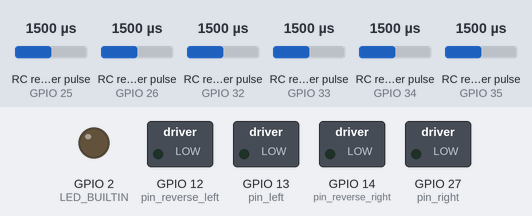
This sketch was run on a simulated ESP32. Parts: switched loads named in the sketch (green lamp = pin HIGH), output pins drawn as LEDs (lit = HIGH). Wiring (inferred from the names in the program): 6 × RC receiver channel: data GPIO 25 / data GPIO 26 / data GPIO 32 / data GPIO 33 / data GPIO 34 / data GPIO 35. Inputs (shaded band) come from the test bench; at power-on: RC receiver pulse (sensors on GPIO 34, GPIO 25, GPIO 35, GPIO 26, GPIO 32, GPIO 33) 1500 µs. What the sketch prints to the serial monitor is not drawn.

Above: at 1.2 s.
1.3 s: RC receiver pulse (sensor on GPIO 34) set to 1020 µs
At 3.1 s:
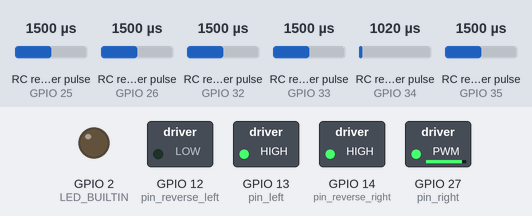
4.3 s: RC receiver pulse (sensor on GPIO 25) set to 1509 µs
At 5.6 s:
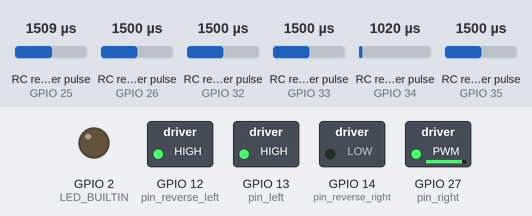
7.3 s: RC receiver pulse (sensor on GPIO 35) set to 1750 µs
At 8.2 s:
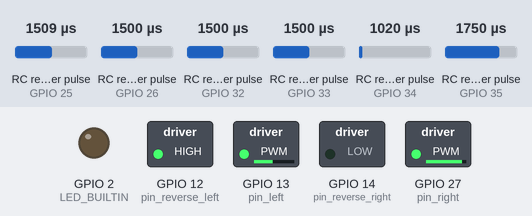
9.0 s: RC receiver pulse (sensor on GPIO 26) set to 1507 µs
At 10.0 s:
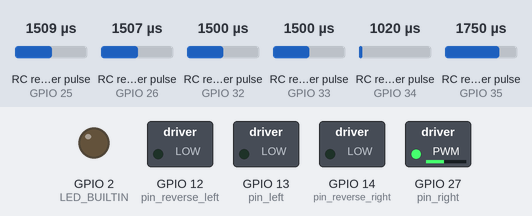
10.7 s: RC receiver pulse (sensor on GPIO 32) set to 1592 µs
12.2 s: RC receiver pulse (sensor on GPIO 32) set to 1609 µs
At 13.6 s:
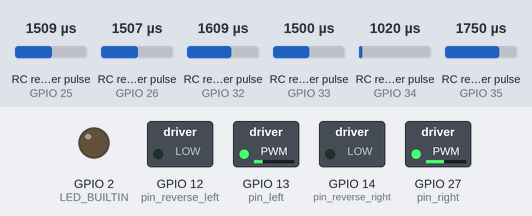
Timing chart, 0 to 14.7 s (numbered marks = the images above; inputs shaded):
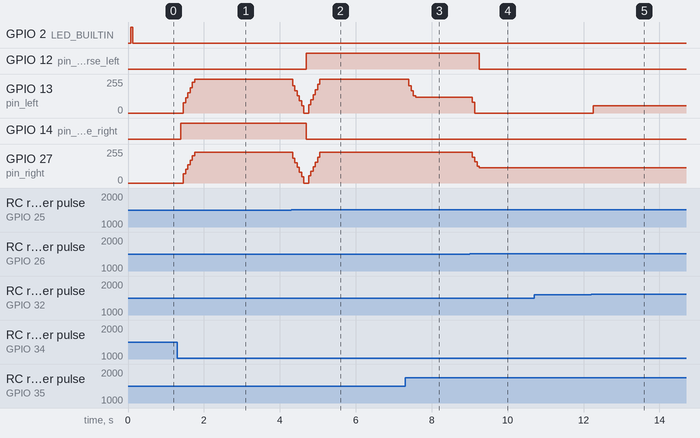

Measured:
- the behaviour switches between 1500 and 1501 µs on RC receiver pulse (sensor on GPIO 25) (found by bisection; images 1 and 2)
- the behaviour switches between 1500 and 1501 µs on RC receiver pulse (sensor on GPIO 26) (found by bisection; images 3 and 4)
- the behaviour switches between 1599 and 1600 µs on RC receiver pulse (sensor on GPIO 32) (found by bisection; images 4 and 5)
- after the input at 1.3 s, GPIO 13 (pin_left): moves from 0/255 to 255/255 over 0.30 s, starting after 0.16 s; GPIO 14 (pin_reverse_right): LOW → HIGH after 0.09 s; GPIO 27 (pin_right): moves from 0/255 to 229/255 over 0.30 s, starting after 0.16 s
- after the input at 4.3 s, GPIO 12 (pin_reverse_left): LOW → HIGH after 0.39 s; GPIO 14 (pin_reverse_right): HIGH → LOW after 0.39 s
- after the input at 7.3 s, GPIO 13 (pin_left): 255/255 → 206/255 after 0.10 s, → 168/255 0.06 s later, → 130/255 0.06 s later, → 117/255 0.06 s later
- after the input at 9.0 s, GPIO 12 (pin_reverse_left): HIGH → LOW after 0.25 s; GPIO 13 (pin_left): 117/255 → 0/255 after 0.08 s; GPIO 27 (pin_right): 229/255 → 114/255 after 0.08 s
- after the input at 12.2 s, GPIO 13 (pin_left): 0/255 → 55/255 after 0.06 s

The sketch:

esp32_rover.ino
```cpp
/***  www.bradleyconn.space ***/

/**
 * This is the "production" code.
 * It strips out the "leds as motors" testing.
 * It leaves all the printing because it isn't that time sensitive with smoothing turned on.
 * This file is way longer than it should be but it's kept that
 * way to be really easy to import into the Arduino IDE and use.
 *
 */

#include <Arduino.h>
// ESP32 needs a special analog write library
#include <analogWrite.h>

// pin definitions
const uint8_t pin_ch1 = 34;
const uint8_t pin_ch2 = 35;
const uint8_t pin_ch3 = 32;
const uint8_t pin_ch4 = 33;
const uint8_t pin_ch5 = 25;
const uint8_t pin_ch6 = 26;

const uint8_t pin_reverse_left = 12; // pin not good as an input
const uint8_t pin_reverse_right = 14;

const uint8_t pin_left = 13;
const uint8_t pin_right = 27;

/****************************************
  This is how the controller mapping goes
     right stick x    = ch1
     right stick y    = ch2
     left stick y     = ch3
     left stick x     = ch4
     top right switch = ch5
     top left wtich   = ch6
****************************************/

// TODO: Make a calibration routine with a button
// May only need to do it for one channel and apply to all
const int ch1_max = 2000;
const int ch1_min = 1000;
const int ch2_max = 1822;
const int ch2_min = 922;
const int ch3_max = 2000;
const int ch3_min = 1000;
const int ch4_max = 2000;
const int ch4_min = 1000;

/**
 * Some smoothing params for the function below!
 * Globals are used for easy resetting
 */
// Step per second allowed.
// As a guess, don't go more than 50% in half a second? that might be slow...
// Range is from -500 to +500
#define max_step  75
#define step_time_ms  50
// Variables to store the historical data
int prev_left = 0;
int prev_right = 0;
// This needs to be updated on every call to smooth that updates AND every reset smooth
unsigned long prev_time = 0;
// A function that can be used to reset the values
void reset_smoothing_function() {
  prev_left = 0;
  prev_right = 0;
  prev_time = millis();
}

/**
 * This functions take a left wheel and right wheel signal and use historical data
 * to smooth the control experiance. The parameters are inout params
 * Motivation:
 * Quick changes in the motors is violent on the vehicle and its electronics.
 * Try to reduce instantanious large changes.
 * Keep some historical data to make informed corrections.
 *
 * @param *left - in out param for the drive signal the motor
 * @param *right - in out param for the drive signal of the motor
 */
void smooth_driving(int * left, int * right) {
  Serial.print("Millis: ");
  Serial.println(millis());
  // This can all be done way better but for now take a simplistic approach and feel it out
  // Simple approach - find a good balance of maximum step function in one step, and frequency of steps.
  // TODO: Better approach - always update but limit the step to a step per ms ratio, with an additional maximum step constraint

  // If it's been to soon don't update
  if(millis() - prev_time < step_time_ms){
    // Too quick to update so use the previous values
    *left = prev_left;
    *right = prev_right;
    return;
  }

  // Over step time so do an update
  int target_left = *left;
  int target_right = *right;
  int left_smoothed = 0;
  int right_smoothed = 0;

  // Left side
  // If adding forward power
  if(target_left > prev_left) {
    int step_difference = target_left - prev_left;
    if(step_difference > max_step) {
      step_difference = max_step;
    }
    left_smoothed = prev_left + step_difference;
  }
  // Adding backwards power
  else {
    int step_difference = prev_left - target_left;
    if(step_difference > max_step) {
      step_difference = max_step;
    }
    left_smoothed = prev_left - step_difference;
  }

  // Right side
  // If adding forward power
  if(target_right > prev_right) {
    int step_difference = target_right - prev_right;
    if(step_difference > max_step) {
      step_difference = max_step;
    }
    right_smoothed = prev_right + step_difference;
  }
  // Adding backwards power
  else {
    int step_difference = prev_right - target_right;
    if(step_difference > max_step) {
      step_difference = max_step;
    }
    right_smoothed = prev_right - step_difference;
  }

  *left = left_smoothed;
  *right = right_smoothed;

  //update the values
  prev_left = *left;
  prev_right = *right;
  prev_time = millis();
}

/**
 * This is the function that takes the left and right drive strength and direction
 * and sends it out to the motor.
 *
 * Left and right are ints where negative indicates going in the reverse direction
 * The values should be between -500 and 500
 * The motor driver splits it into a direction signal (binary) and a strength signal (variable)
 *
 * @param int left - left drive value between -500 and 500
 * @param int right - right drive value between -500 and 500
 */
void drive(int left, int right) {
  // The rover can have pretty harsh instantaneous behavior
  // so apply and algorithm to smooth out the harshness
  // These are inout params
  smooth_driving(&left, &right);

  Serial.println(left);
  Serial.println(right);

  // Deduce the direction of each motor and send the signal
  // Also ensure the speed is a positive number
  if (left < 0) {
    // reverse on
    digitalWrite(pin_reverse_left, HIGH);
    left = abs(left);
    Serial.println("left reverse");
  }
  else {
    //reverse off
    digitalWrite(pin_reverse_left, LOW);
    Serial.println("left forward");
  }

  if (right < 0) {
    //reverse on
    digitalWrite(pin_reverse_right, HIGH);
    right = abs(right);
    Serial.println("right reverse");
  }
  else {
    //reverse off
    digitalWrite(pin_reverse_right, LOW);
    Serial.println("right forward");
  }

 //clip the values over 500, and set anything over 450 to max
  if (left > 450) {
    left = 500;
  }
  if (right > 450) {
    right = 500;
  }
 //clip the values under 100 to keep sensitivity down
  if (left < 100) {
    left = 0;
  }
  if (right < 100) {
    right = 0;
  }

  uint32_t left_mapped = (uint32_t)map(left, 0, 500, 0, 255);
  uint32_t right_mapped = (uint32_t)map(right, 0, 500, 0, 255);
  //The left wheel is about 9/10th the speed of the right wheel.
  //Limit the right wheel by that much
  uint32_t  right_mapped_calibrated = (right_mapped * 9) / 10;
  analogWrite(pin_left, left_mapped);
  analogWrite(pin_right, right_mapped_calibrated);

  Serial.print("left power");
  Serial.println(map(left, 0, 500, 0, 255));
  Serial.print("right power ");
  Serial.println(map(right, 0, 500, 0, 255));
}

/**
 * This function takes left-right, up-down controller axis, maps it to a left
 * and right wheel. Then sends it to the motor for actuation.
 *
 * @param ch_x_mapped - the left-right value. Left is negative.
 * @param ch_y_mapped - the up-down value. Down is negative.
 */
void single_stick_drive(int ch_x_mapped, int ch_y_mapped) {
  // Cool little "algorithm". Easy enough to think through.
  int left = ch_y_mapped + ch_x_mapped;
  int right = ch_y_mapped - ch_x_mapped;

  // if we're definitely going backwards switch which wheel to reverse on.
  if(ch_y_mapped<-100) {
    left = ch_y_mapped - ch_x_mapped;
    right = ch_y_mapped + ch_x_mapped;
  }
  if (left > 500) {
    left = 500;
  }
  else if (left < -500) {
    left = -500;
  }
  if (right > 500) {
    right = 500;
  }
  else if (right < -500) {
    right = -500;
  }
  drive(left, right);
}


/**
 * This function takes left-right, up-down controller axis, maps it to a left
 * and right wheel. Then sends it to the motor for actuation.
 *
 * @param left - the left stick value. Down is negative.
 * @param right - the Right stick value. Down is negative.
 */
void dual_stick_drive(int left, int right) {
  drive(left, right);
}

void setup() {
  // initialize digital pin LED_BUILTIN as an output.
  pinMode(LED_BUILTIN, OUTPUT);

  pinMode(pin_ch1, INPUT); // Set our input pins as such
  pinMode(pin_ch2, INPUT);
  pinMode(pin_ch3, INPUT);
  pinMode(pin_ch4, INPUT);
  pinMode(pin_ch5, INPUT);
  pinMode(pin_ch6, INPUT);

  //control pins
  pinMode(pin_reverse_left, OUTPUT);
  pinMode(pin_reverse_right, OUTPUT);
  pinMode(pin_left, OUTPUT);
  pinMode(pin_right, OUTPUT);

  Serial.begin(115200);

  //disable all motor output on start up.
  digitalWrite(pin_right, LOW);
  digitalWrite(pin_left, LOW);
  digitalWrite(pin_reverse_right, LOW);
  digitalWrite(pin_reverse_left, LOW);
}

void loop() {
  // Read the pulse width of each channel
  int ch1 = pulseIn(pin_ch1, HIGH, 25000); // Read the pulse width of
  int ch2 = pulseIn(pin_ch2, HIGH, 25000); // each channel
  int ch3 = pulseIn(pin_ch3, HIGH, 25000);
  int ch4 = pulseIn(pin_ch4, HIGH, 25000);
  int ch5 = pulseIn(pin_ch5, HIGH, 25000);
  int ch6 = pulseIn(pin_ch6, HIGH, 25000);

  int ch1_mapped = map(ch1, ch1_min,ch1_max,-500,500);
  int ch2_mapped = map(ch2, ch1_min,ch1_max,-500,500);
  int ch3_mapped = map(ch3, ch1_min,ch1_max,-500,500);
  int ch4_mapped = map(ch4, ch1_min,ch1_max,-500,500);
  int ch5_mapped = map(ch5, ch1_min,ch1_max,-500,500);
  int ch6_mapped = map(ch6, ch1_min,ch1_max,-500,500);

  int right_stick_up_down = ch2_mapped;
  int right_stick_left_right = ch1_mapped;
  int left_stick_up_down = ch3_mapped;
  int left_stick_left_right = ch4_mapped;
  int left_toggle = ch6_mapped;
  int right_toggle = ch5_mapped;

  Serial.print("Right stick updown: "); // center at 0
  Serial.println(right_stick_up_down);
  Serial.print("Right stick leftright: ");
  Serial.println(right_stick_left_right);
  Serial.print("Left stick updown: ");
  Serial.println(left_stick_up_down);
  Serial.print("Left stick leftright: ");
  Serial.println(left_stick_left_right);
  Serial.println("");

  bool single_stick = false;
  bool dual_stick = false;
  if(left_toggle>0){
    Serial.println("Left Switch: Engaged");
    dual_stick = true;
    //single_stick = false;
  }
  else {
    Serial.println("Left Switch: Disengaged");
    single_stick = true;
    //dual_stick = false;
  }

  bool controls_forwards = false;
  bool controls_backwards = false;
  if(right_toggle>0){
    Serial.println("Right Switch: Engaged");
    controls_forwards = true;
    //controls_backwards = false;
  }
  else {
    Serial.println("Right Switch: Disengaged");
    controls_backwards = true;
    //controls_forwards = false;
  }

  // Check to see if the controller is connected by seeing if the values read are within the range.
  // Check the 4 important channels to make sure there's no loose wires which could cause the vehicle to move unintentionally
  // Use a decent buffer to reduce potential misinterpretations
  int buff = 300;
  // If the controller isn't connected
  if(  ch1 < (ch1_min - buff) || ch1 > (ch1_max + buff)
    || ch2 < (ch2_min - buff) || ch2 > (ch2_max + buff)
    || ch3 < (ch3_min - buff) || ch3 > (ch3_max + buff)
    || ch4 < (ch4_min - buff) || ch4 > (ch4_max + buff)) {
    digitalWrite(LED_BUILTIN, HIGH);   // turn the LED on (HIGH is the voltage level)

    //disable everything
    digitalWrite(pin_right, LOW);
    digitalWrite(pin_left, LOW);
    digitalWrite(pin_reverse_right, LOW);
    digitalWrite(pin_reverse_left, LOW);

    // Controller isn't connected so reset the drive state for when it comes back online.
    reset_smoothing_function();
  }
  // Controller is connected let's do this!
  else {
    //enable on
    digitalWrite(LED_BUILTIN, LOW);
    if (single_stick) {
      if(!controls_backwards) {
        single_stick_drive(right_stick_left_right, right_stick_up_down);
      }
      else {
        //negate the values which will flip them
        right_stick_left_right = -right_stick_left_right;
        right_stick_up_down = -right_stick_up_down;
        single_stick_drive(right_stick_left_right, right_stick_up_down);
      }
    }
    else if (dual_stick) {
      if(!controls_backwards) {
        dual_stick_drive(left_stick_up_down, right_stick_up_down);
      }
      else {
        //swap left and right and forward and back
        int new_right_stick_up_down = -left_stick_up_down;
        int new_left_stick_up_down = -right_stick_up_down;
        dual_stick_drive(new_left_stick_up_down, new_right_stick_up_down);
      }
    }
  }
}
```
